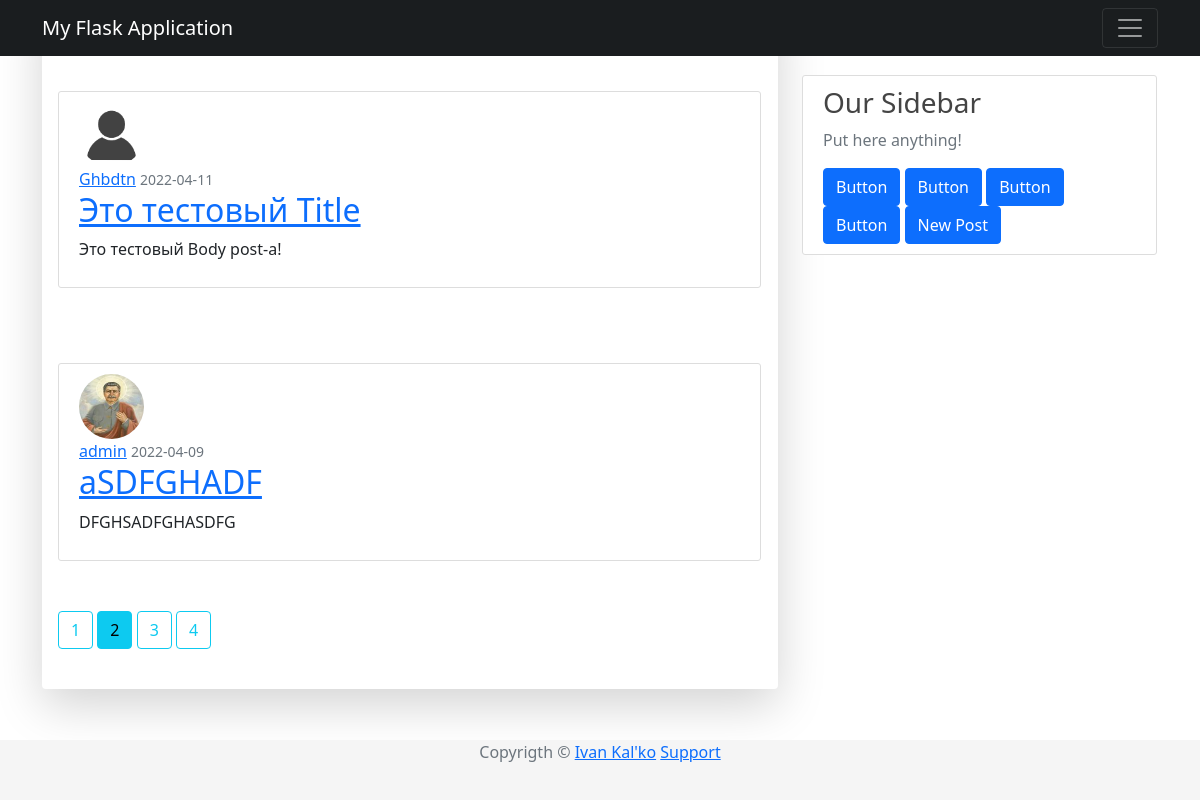
The page /home?page=2 (signed in) on the database its author committed.
### app/models/post.py (models this page shows, shortened)
class Post(db.Model):
    __tablename__ = "posts"
    id = db.Column(db.Integer, primary_key=True)
    title = db.Column(db.String(100), nullable=False)
    timestamp = db.Column(db.DateTime, nullable=False, default=datetime.utcnow)
    content = db.Column(db.Text, nullable=False)
    user_id = db.Column(db.Integer, db.ForeignKey("users.id"), nullable=False)
    comment = db.relationship('Comment', backref='article', lazy=True)

### app/models/user.py (models this page shows, shortened)
class User(UserMixin, db.Model):
    __tablename__ = "users"
    id = db.Column(db.Integer, primary_key=True)
    username = db.Column(db.String(64), unique=True, nullable=False)
    password_hash = db.Column(db.String(128), nullable=False)
    email = db.Column(db.String(120), nullable=False, unique=True)
    image_file = db.Column(db.String(20), nullable=False, default="default.png")
    join_date = db.Column(db.DateTime, nullable=False, default=datetime.utcnow)
    posts = db.relationship('Post', backref='author', lazy=True)

### app/routes/post.py (the view)
@app.route("/")
@app.route("/home")
def home_page():
    page = request.args.get("page", 1, type = int)
    posts = Post.query.order_by(Post.timestamp.desc()).paginate(page=page, per_page=2)
    return render_template("homepage.html", title="Home Page", posts=posts)

### app/models/user.py (called while the page is built)
@login.user_loader
def load_user(id:int) -> User:
    return User.query.get(int(id))

### app/templates/homepage.html
{% extends "base.html" %}
{% block content %}
  {% for post in posts.items %}
    <article class="media content-section">
      <img class="rounded-circle article-img" src="{{ url_for('static', filename='images/profiles/' + post.author.image_file) }}">
      <div class="media-body">
        <div class="article-metadata">
          <a class="mr-2" href="{{ url_for('user_public', username=post.author.username )}}">{{ post.author.username }}</a>
          <small class="text-muted">{{ post.timestamp.strftime('%Y-%m-%d') }}</small>
        </div>
        <h2>
          <a class="crticle-title" href="{{url_for('post', id=post.id )}}">{{ post.title }}</a>
        </h2>
        <p class="article-content">{{ post.content }}</p>
      </div>
    </article>
  {% endfor %}
  {% for page_num in posts.iter_pages() %}
    {% if page_num %}
        {% if posts.page == page_num %}
            <a class="btn btn-info mb-4" href="{{ url_for('home_page', page=page_num )}}">{{ page_num }}</a>
        {% else %}
          <a class="btn btn-outline-info mb-4" href="{{ url_for('home_page', page=page_num )}}">{{ page_num }}</a>
        {% endif %}
    {% else %}
        ...
    {% endif %}
  {% endfor %}
{% endblock %}

### app/static/css/base.css (style rules this page uses)
body { background: #fafafa; color: #333333; margin-top: 5rem; }
h1, h2, h3, h4, h5, h6 { color : #444444; }
.content-section { background: #ffffff; padding: 10px 20px; border: 1px solid #dddddd; border-radius: 3px; margin-right: 1px; margin-top: 75px; margin-bottom: 50px; }
.article-content { white-space: pre-line; }
.article-img { height: 65px; width: 65px; margin-right: 16px; }
html * { -webkit-font-smoothing: antialiased; -moz-osx-font-smoothing: grayscale; }
body { color: #67748e; font-weight: 400; line-height: 1.6; background-color: #fff; }
body { margin: 0; font-family: var(--bs-font-sans-serif); font-size: 1rem; line-height: 1.5; -webkit-text-size-adjust: 100%; -webkit-tap-highlight-color: rgba(0,0,0,0); }
:root { --bs-blue: #63b3ed; --bs-indigo: #596cff; --bs-purple: #6f42c1; --bs-pink: #d63384; --bs-red: #f56565; --bs-orange: #fd7e14; --bs-yellow: #fbd38d; --bs-green: #81e6d9; --bs-teal: #20c997; --bs-cyan: #0dcaf0; --bs-gray: #6c757d; --bs-gray-dark: #343a40; --bs-primary: #cb0c9f; --bs-secondary: #8392ab; --bs-success: #82d616; --bs-info: #17c1e8; --bs-warning: #f53939; --bs-danger: #ea0606; --bs-light: #e9ecef; --bs-dark: #252f40; --bs-white: #fff; --bs-font-sans-serif: Open Sans; --bs-font-monospace: SFMono-Regular,Menlo,Monaco,Consolas,"Liberation Mono","Courier New",monospace; --bs-gradient: linear-gradient(180deg,hsla(0,0%,100%,.15),hsla(0,0%,100%,0)); }

### rows shown on the page
Post: image_file (placeholder picture), author.username "Ghbdtn", timestamp "2022-04-11", title "Это тестовый Title", content "Это тестовый Body post-a!"
Post: image_file (picture), author.username "admin", timestamp "2022-04-09", title "aSDFGHADF", content "DFGHSADFGHASDFG"

### other values the page prints
{{ page_num }} "1" "3" "4"
{{ page_num }} "2"
